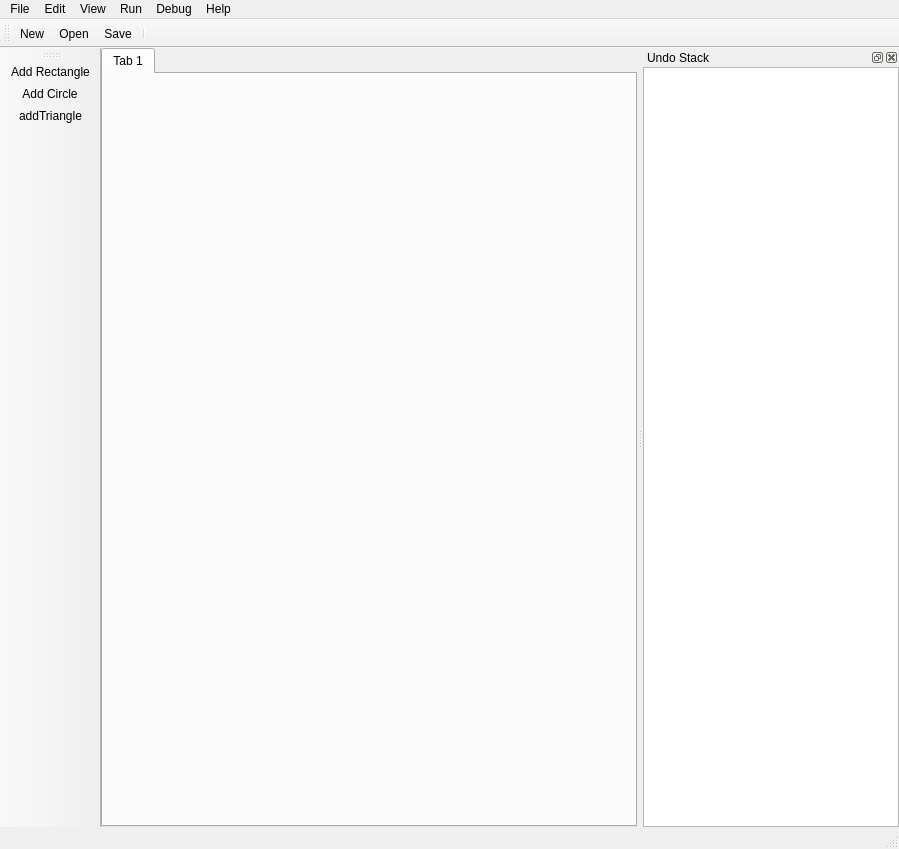
<?xml version="1.0" encoding="UTF-8"?>
<ui version="4.0">
 <class>MainWindow</class>
 <widget class="QMainWindow" name="MainWindow">
  <property name="geometry">
   <rect>
    <x>0</x>
    <y>0</y>
    <width>899</width>
    <height>849</height>
   </rect>
  </property>
  <property name="iconSize">
   <size>
    <width>32</width>
    <height>32</height>
   </size>
  </property>
  <widget class="QWidget" name="centralwidget">
   <layout class="QVBoxLayout">
    <property name="spacing">
     <number>0</number>
    </property>
    <property name="margin">
     <number>0</number>
    </property>
    <item>
     <widget class="QTabWidget" name="documentTabs">
      <property name="currentIndex">
       <number>0</number>
      </property>
      <widget class="QWidget" name="tab">
       <attribute name="title">
        <string>Tab 1</string>
       </attribute>
      </widget>
     </widget>
    </item>
   </layout>
  </widget>
  <widget class="QMenuBar" name="menubar">
   <property name="geometry">
    <rect>
     <x>0</x>
     <y>0</y>
     <width>899</width>
     <height>22</height>
    </rect>
   </property>
   <widget class="QMenu" name="menuFile">
    <property name="title">
     <string>File</string>
    </property>
    <addaction name="actionNew"/>
    <addaction name="actionOpen"/>
    <addaction name="actionSave"/>
    <addaction name="separator"/>
    <addaction name="actionExit"/>
   </widget>
   <widget class="QMenu" name="menuShape">
    <property name="title">
     <string>Edit</string>
    </property>
    <addaction name="actionAddCircle"/>
    <addaction name="actionAddRectangle"/>
    <addaction name="actionAddTriangle"/>
    <addaction name="actionRemoveShape"/>
   </widget>
   <widget class="QMenu" name="menuView">
    <property name="title">
     <string>View</string>
    </property>
    <addaction name="actionToggleClipping"/>
   </widget>
   <widget class="QMenu" name="menuDebug">
    <property name="title">
     <string>Debug</string>
    </property>
    <addaction name="actionDebug"/>
   </widget>
   <widget class="QMenu" name="menuHelp">
    <property name="title">
     <string>Help</string>
    </property>
    <addaction name="actionAbout"/>
   </widget>
   <widget class="QMenu" name="menuRun">
    <property name="title">
     <string>Run</string>
    </property>
    <addaction name="actionLoad_Experiment"/>
    <addaction name="actionRun_Task"/>
   </widget>
   <addaction name="menuFile"/>
   <addaction name="menuShape"/>
   <addaction name="menuView"/>
   <addaction name="menuRun"/>
   <addaction name="menuDebug"/>
   <addaction name="menuHelp"/>
  </widget>
  <widget class="QStatusBar" name="statusbar"/>
  <widget class="QToolBar" name="toolBar">
   <property name="windowTitle">
    <string>Main</string>
   </property>
   <property name="orientation">
    <enum>Qt::Horizontal</enum>
   </property>
   <attribute name="toolBarArea">
    <enum>TopToolBarArea</enum>
   </attribute>
   <attribute name="toolBarBreak">
    <bool>false</bool>
   </attribute>
   <addaction name="actionNew"/>
   <addaction name="actionOpen"/>
   <addaction name="actionSave"/>
   <addaction name="separator"/>
  </widget>
  <widget class="QToolBar" name="shapeToolBar">
   <property name="windowTitle">
    <string>Graphics</string>
   </property>
   <property name="orientation">
    <enum>Qt::Vertical</enum>
   </property>
   <attribute name="toolBarArea">
    <enum>LeftToolBarArea</enum>
   </attribute>
   <attribute name="toolBarBreak">
    <bool>false</bool>
   </attribute>
   <addaction name="actionAddRectangle"/>
   <addaction name="actionAddCircle"/>
   <addaction name="actionAddTriangle"/>
  </widget>
  <widget class="QDockWidget" name="dockWidget">
   <property name="windowTitle">
    <string>Undo Stack</string>
   </property>
   <attribute name="dockWidgetArea">
    <number>2</number>
   </attribute>
   <widget class="QWidget" name="dockWidgetContents">
    <layout class="QVBoxLayout">
     <property name="spacing">
      <number>4</number>
     </property>
     <property name="margin">
      <number>0</number>
     </property>
     <item>
      <widget class="QUndoView" name="undoView">
       <property name="alternatingRowColors">
        <bool>false</bool>
       </property>
      </widget>
     </item>
    </layout>
   </widget>
  </widget>
  <action name="actionOpen">
   <property name="icon">
    <iconset resource="workstation.qrc">
     <normaloff>:/icons/fileopen.png</normaloff>:/icons/fileopen.png</iconset>
   </property>
   <property name="text">
    <string>&amp;Open</string>
   </property>
  </action>
  <action name="actionNew">
   <property name="icon">
    <iconset resource="workstation.qrc">
     <normaloff>:/icons/filenew.png</normaloff>:/icons/filenew.png</iconset>
   </property>
   <property name="text">
    <string>&amp;New</string>
   </property>
  </action>
  <action name="actionSave">
   <property name="icon">
    <iconset resource="workstation.qrc">
     <normaloff>:/icons/filesave.png</normaloff>:/icons/filesave.png</iconset>
   </property>
   <property name="text">
    <string>&amp;Save</string>
   </property>
  </action>
  <action name="actionExit">
   <property name="icon">
    <iconset resource="workstation.qrc">
     <normaloff>:/icons/exit.png</normaloff>:/icons/exit.png</iconset>
   </property>
   <property name="text">
    <string>E&amp;xit</string>
   </property>
  </action>
  <action name="actionAddRectangle">
   <property name="icon">
    <iconset resource="workstation.qrc">
     <normaloff>:/icons/rectangle.png</normaloff>:/icons/rectangle.png</iconset>
   </property>
   <property name="text">
    <string>Add Rectangle</string>
   </property>
  </action>
  <action name="actionAddCircle">
   <property name="icon">
    <iconset resource="workstation.qrc">
     <normaloff>:/icons/circle.png</normaloff>:/icons/circle.png</iconset>
   </property>
   <property name="text">
    <string>Add Circle</string>
   </property>
  </action>
  <action name="actionRemoveShape">
   <property name="text">
    <string>Remove Shape</string>
   </property>
  </action>
  <action name="actionToggleClipping">
   <property name="text">
    <string>Toggle Clipping</string>
   </property>
  </action>
  <action name="actionDebug">
   <property name="text">
    <string>Begin Debugging</string>
   </property>
  </action>
  <action name="actionAddTriangle">
   <property name="icon">
    <iconset resource="workstation.qrc">
     <normaloff>:/icons/triangle.png</normaloff>:/icons/triangle.png</iconset>
   </property>
   <property name="text">
    <string>addTriangle</string>
   </property>
  </action>
  <action name="actionAbout">
   <property name="text">
    <string>About</string>
   </property>
  </action>
  <action name="actionLoad_Experiment">
   <property name="text">
    <string>Load Experiment</string>
   </property>
  </action>
  <action name="actionRun_Task">
   <property name="text">
    <string>Run Task</string>
   </property>
  </action>
 </widget>
 <customwidgets>
  <customwidget>
   <class>QUndoView</class>
   <extends>QListView</extends>
   <header>qundoview.h</header>
  </customwidget>
 </customwidgets>
 <resources>
  <include location="workstation.qrc"/>
 </resources>
 <connections/>
</ui>
